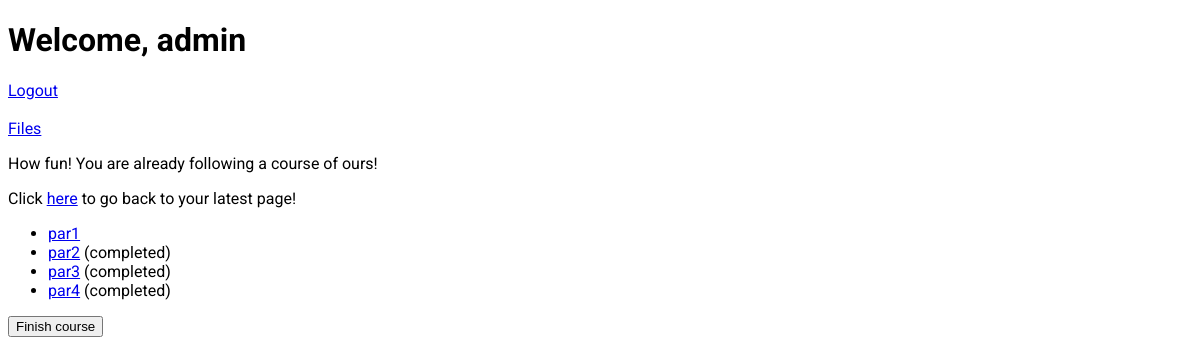
/user (signed in), run on the app's committed database.
### home/models.py (models this page shows, shortened)
class Progress(models.Model):
    course = models.ForeignKey(Course, on_delete=models.CASCADE)
    path = models.ForeignKey(Filepage, on_delete=models.CASCADE)
    completed = models.BooleanField(default=False)
    class Meta:
        unique_together = ('course', 'path')

### files/models.py (models this page shows, shortened)
class Filepage(models.Model):
    chapterpath = models.CharField(max_length=16, default="h1")
    path = models.CharField(max_length=16, default="1")
    title = models.CharField(max_length=32, default="title")
    file = models.TextField()

### home/views.py (the view)
# urls.py: path("user", views.user, name="user"),
@login_required
def user(request, message = None, status_code = None):
    if request.method == "POST":
        uid = request.user.id
        user = User.objects.get(id=uid)
        chosencourse = request.POST["chosen_course"]
        course = Courselist.objects.get(name=chosencourse)
        try:
            olds = OldProgress.objects.filter(user=user, course=course)
        except:
            pass
        c = Course(user=user, course=course)
        c.save()
        if olds:
            for old in olds:
                progress = Progress(course=c, path=old.path, completed=old.completed)
                progress.save()
        else:
            pathslist = []
            for p in Filepage.objects.filter(chapterpath=c.course.start.chapterpath):
                pathslist.append(p.path)
            for q in pathslist:
                path = Filepage.objects.get(chapterpath=c.course.start.chapterpath, path=q)
                progress = Progress(course=c, path=path)
                progress.save()
        return HttpResponseRedirect("/user")
    else:
        uid = request.user.id
        user = User.objects.get(id=uid)
        course = None
        courselist = Courselist.objects.all()
        c = Course.objects.filter(user=user).first()
        if c:
            course = c
        else:
            return render(request, "home/user.html", {
                "course":course,
                "courselist":courselist,
            })
        def makeKey(progress):
            return int(progress.path.path)
        pathslist = Progress.objects.filter(course=c)
        pathslist = sorted(pathslist, key=makeKey)
        return render(request, "home/user.html", {
            "course":course,
            "pathslist":pathslist,
        })

### home/templates/home/user.html (shortened to what this page needs)
{% extends "home/layout.html" %}
{% block body %}
    <h1> Welcome, {{ request.user.username }} </h1>
    <a href="{% url 'logout' %}">Logout</a></br></br>
    <a href="/files">Files</a>
    {% if course %}
        <p>How fun! You are already following a course of ours!</p>
        <p>Click <a href="{% url 'latestpage' %}">here</a> to go back to your latest page!</p>
    {% endif %}
    <ul>
    {% for path in pathslist %}
        <li>
            <a href="{% url 'fileview' path.path.chapterpath path.path.path %}">{{ path.path.title }}</a>
            {% if path.completed %} (completed) {% endif %}
        </li>
    {% endfor %}
    </ul>
    {% if course %}
    <form method="get" action="{% url 'leavecourse' %}">
        <button type="submit">Finish course</button>
    </form>
    {% endif %}
{% endblock %}

### home/static/home/styles.css (style rules this page uses)
body { font-family: Roboto,sans-serif; }

### data on the page
Progress: path "par1"
Progress: path "par2", completed "(completed)"
Progress: path "par3", completed "(completed)"
Progress: path "par4", completed "(completed)"

### other printed values
{{ request.user.username }} "admin"
